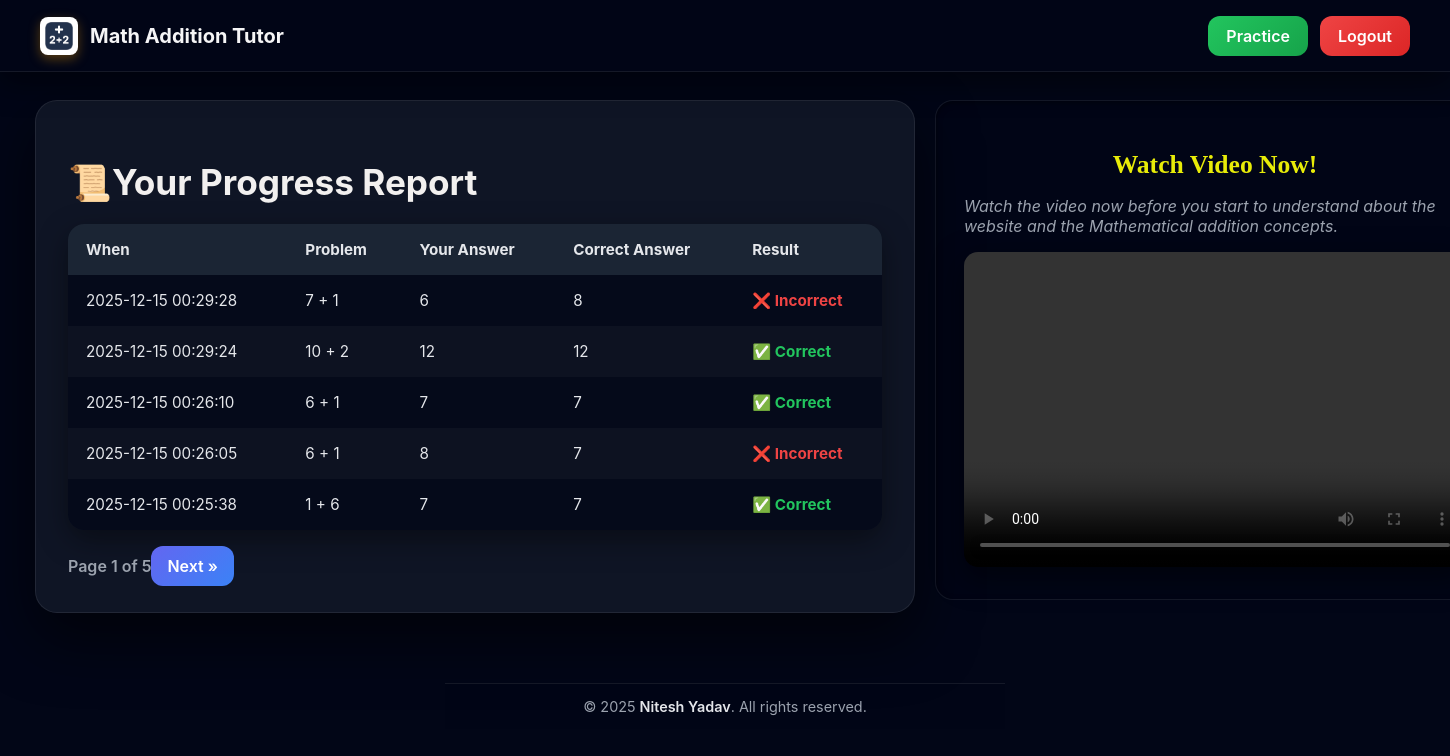
The page / (signed in) on the database as committed earlier.
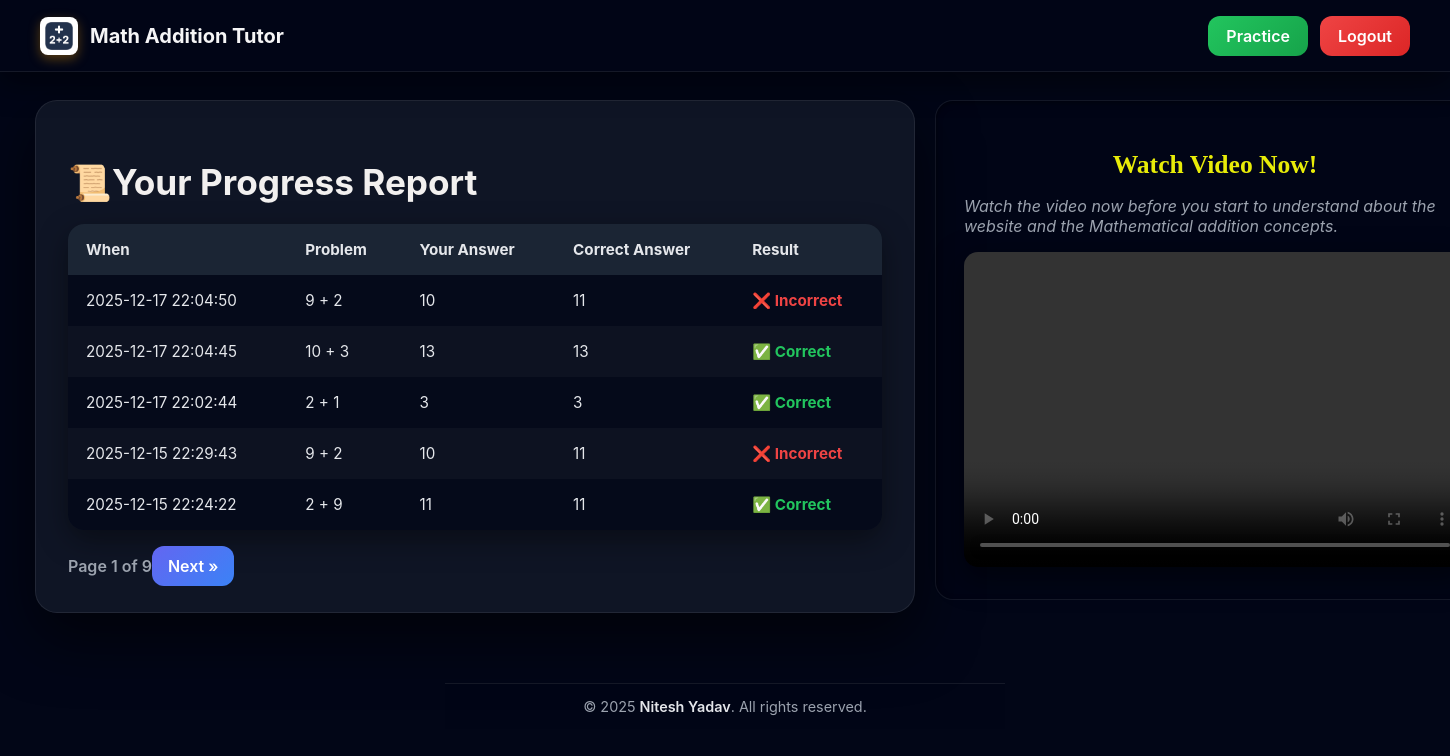
The same page on the database as committed later.
### app.py (models this page shows)
class Attempt(db.Model):
    id = db.Column(db.Integer, primary_key=True)
    user_id = db.Column(db.Integer, db.ForeignKey('user.id'), nullable=False)
    a = db.Column(db.Integer, nullable=False)
    b = db.Column(db.Integer, nullable=False)
    student_answer = db.Column(db.Integer, nullable=False)
    correct_answer = db.Column(db.Integer, nullable=False)
    is_correct = db.Column(db.Boolean, nullable=False)
    timestamp = db.Column(db.DateTime, default=db.func.current_timestamp())

### app.py (the view)
@app.route('/')
@login_required
def dashboard():
    page = request.args.get('page', 1, type=int)
    per_page = 10
    pagination = (
        Attempt.query.filter_by(user_id=current_user.id)
        .order_by(Attempt.timestamp.desc())
        .paginate(page=page, per_page=5, error_out=False)
    )
    return render_template(
        'dashboard.html',
        attempts=pagination.items,
        pagination=pagination,
    )

### app.py (called while the page is built)
@login_manager.user_loader
def load_user(user_id):
    return User.query.get(int(user_id))

### templates/dashboard.html (shortened to what this page needs)
{% extends "base.html" %}
{% block content %}
<div class="navbar">
  <div class="nav-left">
  <img src="{{ url_for('static', filename='assets/logo.png') }}" class="nav-logo" alt="Logo">
  <a href="{{ url_for('dashboard') }}">
    <span class="nav-title">Math Addition Tutor</span>
  </a>
</div>
  <div class="nav-right">
    <a href="{{ url_for('index') }}" class="btn-pmore-icon">Practice</a>
    <a href="{{ url_for('logout') }}" class="btn-logout-icon">Logout</a>
  </div>
</div>
<div class="main-container">
<div class="dashboard-container">
  <h1>📜Your Progress Report</h1>
  {% if attempts %}
  <table class="attempt-table">
    <thead>
      <tr>
        <th>When</th>
        <th>Problem</th>
        <th>Your Answer</th>
        <th>Correct Answer</th>
        <th>Result</th>
      </tr>
    </thead>
    <tbody>
      {% for attempt in attempts %}
      <tr>
        <td>{{ attempt.timestamp.strftime('%Y-%m-%d %H:%M:%S') if attempt.timestamp else '' }}</td>
        <td>{{ attempt.a }} + {{ attempt.b }}</td>
        <td>{{ attempt.student_answer }}</td>
        <td>{{ attempt.correct_answer }}</td>
        <td class="{{ 'correct' if attempt.is_correct else 'incorrect' }}">
          {{ "✅ Correct" if attempt.is_correct else "❌ Incorrect" }}
        </td>
      </tr>
      {% endfor %}
    </tbody>
  </table>
  <div class="pagination">
    <div>Page {{ pagination.page }} of {{ pagination.pages or 1 }}</div>
    <div>
      {% if pagination.has_next %}
        <a href="{{ url_for('dashboard', page=pagination.next_num) }}">Next »</a>
      {% endif %}
    </div>
  </div>
  {% else %}
    <p>No attempts yet. Try a problem first!</p>
  {% endif %}
</div>
<div class="video-section">
    <h2 class="video-text-tag">Watch Video Now!</h2>
    <p class="video-text-demo">Watch the video now before you start to understand about the website and the Mathematical addition concepts. </p>
    <video width="100%" height="315" controls>
      <source src="{{ url_for('static', filename='assets/demo.mp4') }}" type="video/mp4" />
    </video>
  </div>
  </div>
  <footer class="footer">
  © {{ current_year | default(2025) }} <span>Nitesh Yadav</span>. All rights reserved.
</footer>
{% endblock %}

### templates/base.html (shortened to what this page needs)
<!DOCTYPE html>
<html>
  <head>
  </head>
  <body>
     {% block content %}{% endblock %}
  </body>
</html>

### templates/base.html (style rules this page uses)
body { font-family: Arial; max-width: 600px; margin: 40px auto; padding: 0 20px; }

### templates/dashboard.html (style rules this page uses)
*, *::before, *::after { box-sizing: border-box; }
body { background: radial-gradient(circle at top, #020617, #020617); font-family: 'Inter', sans-serif; color: #e5e7eb; }
.main-container { margin-top: 100px; width: 100rem; display: flex; justify-content: center; align-items: flex-start; gap: 20px; margin-left: -30rem; }
.dashboard-container { width: 55rem; max-width: 55rem; padding: 36px 32px; background: rgba(17, 24, 39, 0.9); backdrop-filter: blur(14px); border-radius: 22px; box-shadow: 0 25px 60px rgba(0,0,0,0.6); border: 1px solid rgba(255,255,255,0.08); display: flex; justify-content: space-between; align-items: center; margin-bottom: 30px; flex-wrap: wrap; }
.video-section { width: 35rem; margin-top: 0; padding: 28px; background: rgba(2, 6, 23, 0.75); border-radius: 18px; border: 1px solid rgba(255,255,255,0.08); box-shadow: inset 0 2px 6px rgba(0,0,0,0.4); }
h1 { font-size: 2.2em; font-weight: 700; color: #f2f0ef; margin-bottom: 20px; }
.btn-pmore-icon { padding: 10px 18px; background: linear-gradient(135deg, #22c55e, #16a34a); color: white !important; border-radius: 12px; text-decoration: none; font-weight: 600; transition: 0.25s ease; }
.btn-logout-icon { padding: 10px 18px; background: linear-gradient(135deg, #ef4444, #dc2626); color: white !important; border-radius: 12px; text-decoration: none; font-weight: 600; transition: 0.25s ease; }
.attempt-table { width: 100%; border-collapse: collapse; border-radius: 16px; overflow: hidden; background: rgba(2, 6, 23, 0.7); box-shadow: 0 10px 30px rgba(0,0,0,0.4); }
.attempt-table thead { background: rgba(31, 41, 55, 0.9); }
.attempt-table th, .attempt-table td { padding: 16px 18px; text-align: left; font-size: 0.95em; }
.attempt-table th { color: #e5e7eb; font-weight: 700; }
.attempt-table tr:nth-child(even) { background: rgba(255,255,255,0.03); }
.correct { color: #22c55e; font-weight: 700; }
.incorrect { color: #ef4444; font-weight: 700; }
.pagination { margin-top: 26px; display: flex; justify-content: space-between; align-items: center; font-weight: 600; color: #9ca3af; }
.video-text-tag { align-items: center; display: flex; justify-content: space-around; }
.pagination a { padding: 10px 16px; background: linear-gradient(135deg, #6366f1, #3b82f6); color: white; border-radius: 12px; text-decoration: none; transition: 0.25s ease; }
.video-section h2 { font-size: 1.6em; font-family: Georgia; margin-bottom: 10px; color: #e8ec08; font-weight: bold; }
.video-section p { margin-bottom: 16px; color: #9ca3af; }
video { border-radius: 14px; box-shadow: 0 10px 30px rgba(0,0,0,0.5); }
.video-text-demo { color: #e5e7eb; font-style: italic; }
.footer { width: 100%; padding: 14px 0; text-align: center; background: rgba(2, 6, 23, 0.95); border-top: 1px solid rgba(255,255,255,0.08); color: #9ca3af; font-size: 0.9rem; margin-top: 40px; }
.footer span { color: #e5e7eb; font-weight: 600; }
.navbar { position: fixed; top: 0; left: 0; width: 100%; height: 72px; background: rgba(2, 6, 23, 0.9); backdrop-filter: blur(12px); border-bottom: 1px solid rgba(255,255,255,0.08); display: flex; justify-content: space-between; align-items: center; padding: 0 40px; z-index: 1000; box-shadow: 0 10px 30px rgba(0,0,0,0.5); }
.nav-left { display: flex; align-items: center; gap: 12px; }
.nav-logo { width: 38px; height: 38px; border-radius: 8px; background: white; box-shadow: 0 4px 12px rgba(218, 139, 11, 0.4); }
.nav-title { font-size: 20px; font-weight: 700; color: #f5f5f6; text-decoration: none; }
.nav-right { display: flex; gap: 12px; }
.nav-left a { text-decoration: none; }

Rows that differ between the two databases and show on the page:
no longer on this page (row unchanged): Attempt: timestamp "2025-12-15 00:29:28", a "7", b "1", student_answer "6", correct_answer "8", is_correct "❌ Incorrect"
no longer on this page (row unchanged): Attempt: timestamp "2025-12-15 00:29:24", a "10", b "2", student_answer "12", correct_answer "12", is_correct "✅ Correct"
no longer on this page (row unchanged): Attempt: timestamp "2025-12-15 00:26:10", a "6", b "1", student_answer "7", correct_answer "7", is_correct "✅ Correct"
no longer on this page (row unchanged): Attempt: timestamp "2025-12-15 00:26:05", a "6", b "1", student_answer "8", correct_answer "7", is_correct "❌ Incorrect"
no longer on this page (row unchanged): Attempt: timestamp "2025-12-15 00:25:38", a "1", b "6", student_answer "7", correct_answer "7", is_correct "✅ Correct"
added Attempt: timestamp "2025-12-17 22:04:50", a "9", b "2", student_answer "10", correct_answer "11", is_correct "❌ Incorrect"
added Attempt: timestamp "2025-12-17 22:04:45", a "10", b "3", student_answer "13", correct_answer "13", is_correct "✅ Correct"
added Attempt: timestamp "2025-12-17 22:02:44", a "2", b "1", student_answer "3", correct_answer "3", is_correct "✅ Correct"
added Attempt: timestamp "2025-12-15 22:29:43", a "9", b "2", student_answer "10", correct_answer "11", is_correct "❌ Incorrect"
added Attempt: timestamp "2025-12-15 22:24:22", a "2", b "9", student_answer "11", correct_answer "11", is_correct "✅ Correct"
Other text that changed with them:
{{ pagination.pages or 1 }}: "5" → "9"
